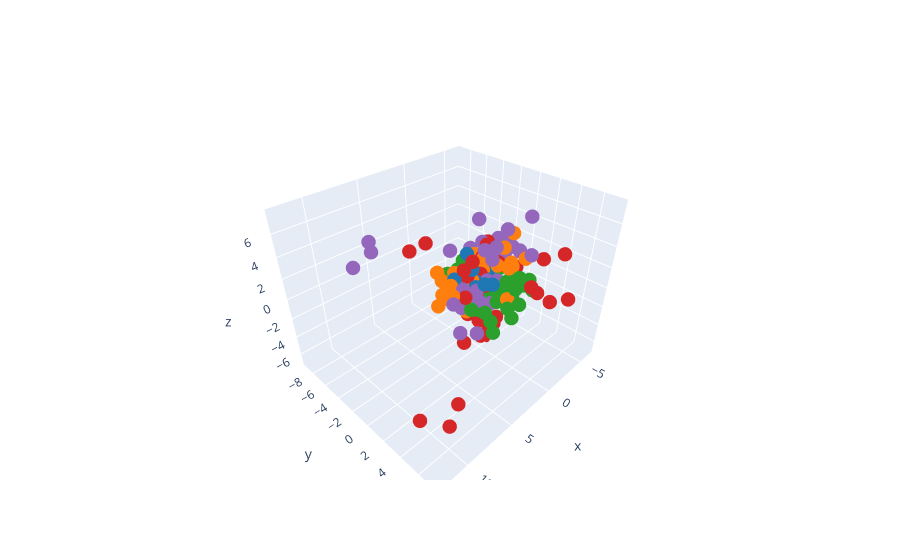

Source (notebook cell):
### Code cell
import plotly.graph_objects as go
from matplotlib import cm

# get tab10 RGBA colors from matplotlib
tab10 = cm.get_cmap('tab10')
colors = [f'rgba({int(r*255)}, {int(g*255)}, {int(b*255)}, {a})' 
          for r, g, b, a in tab10(np.linspace(0, 1, 10))]

fig = go.Figure(
    data=go.Scatter3d(
        x=clustered[0],
        y=clustered[1],
        z=clustered[2],
        mode='markers',
        marker=dict(
            size=5,
            color=[colors[c] for c in clustered['mouse_cluster']]  # assign tab10 color per cluster
        )))

fig.show()

### Figure 1 — Plotly figure (JSON) as saved in the notebook; plotly's stock layout.template omitted (floating-point values rounded to 4 significant figures; data arrays with more than 128 entries replaced by an {"elided": "..."} marker saying what was removed)
{"data": [{"marker": {"color": {"elided": "175 str values"}, "size": 5}, "mode": "markers", "type": "scatter3d", "x": {"elided": "175 float values"}, "y": {"elided": "175 float values"}, "z": {"elided": "175 float values"}}], "layout": {}}
